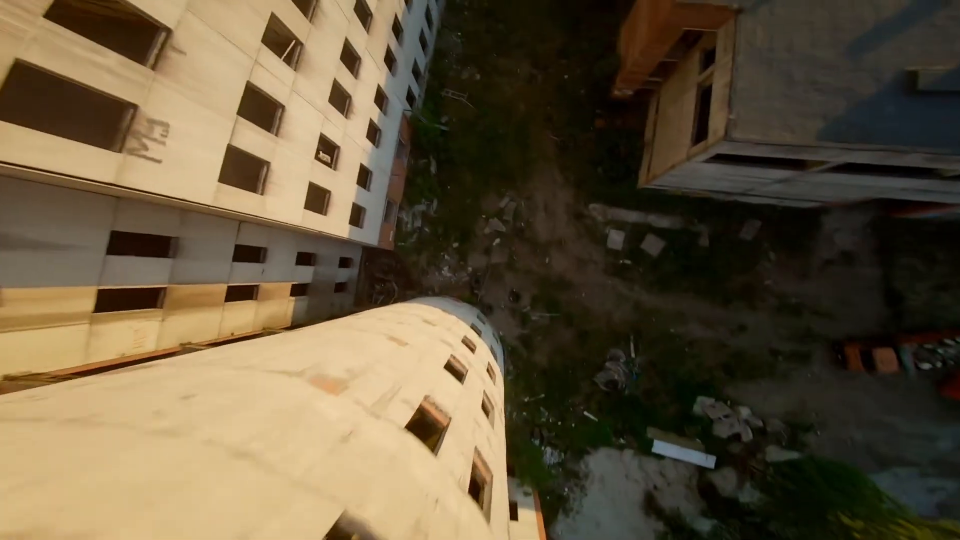
#> input picture frame 18 of Резкий_поворот_кусты_стена_разбился.mp4, 1920 x 1080 px, given in place of PERFECT_BANDO_FPV_FREESTYLE.mp4, which was not available (shown at 1/2 size)
$ python SparseOF.py
#> lines starting #> are read from the running program, lines starting #| are printed output that depends on the picture; after the words box and inside, x2 and y2 are one past the last pixel; in counts of white or black regions, pixels touching at a corner belong together; pictures that were not available may be replaced by others from this repository, and a replacement may not be noted
import cv2
import numpy as np

import time

lk_params = dict(winSize=(15, 15),
                 maxLevel=2,
                 criteria=(cv2.TERM_CRITERIA_EPS | cv2.TERM_CRITERIA_COUNT, 10, 0.03))

feature_params = dict(maxCorners=20,
                      qualityLevel=0.3,
                      minDistance=10,
                      blockSize=7)

trajectory_len = 40
detect_interval = 5
trajectories = []
frame_idx = 0

cap = cv2.VideoCapture('PERFECT_BANDO_FPV_FREESTYLE.mp4')

while True:

    # start time to calculate FPS
    start = time.time()

    suc, frame = cap.read()
#> frame is the input picture: shape (1080, 1920, 3); mean B, G, R 60.6, 85.2, 99.3
    frame_gray = cv2.cvtColor(frame, cv2.COLOR_BGR2GRAY)
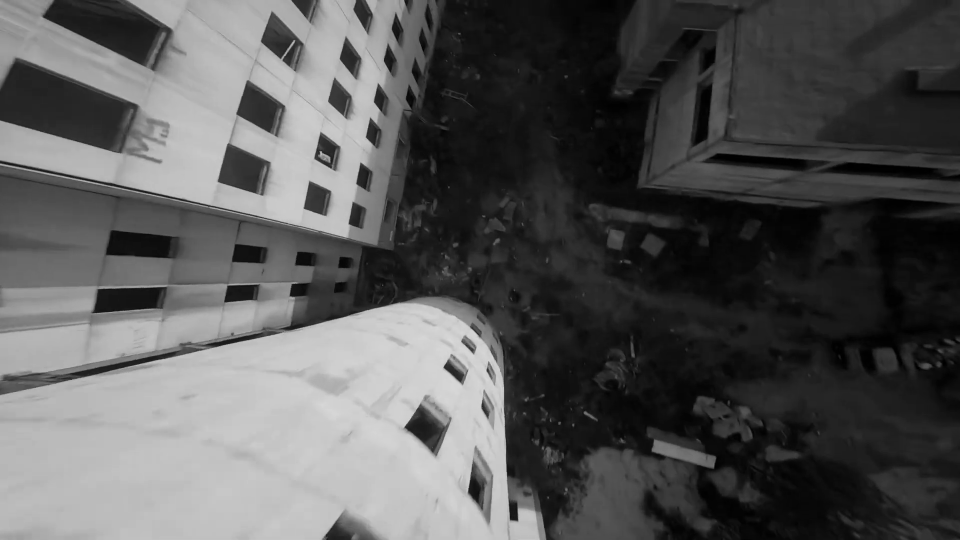
#> frame_gray: shape (1080, 1920) (shown at 1/2 size); min 0, max 223, mean 86.6
    img = frame.copy()

    # Calculate optical flow for a sparse feature set using the iterative Lucas-Kanade Method
    if len(trajectories) > 0:
        img0, img1 = prev_gray, frame_gray
        p0 = np.float32([trajectory[-1] for trajectory in trajectories]).reshape(-1, 1, 2)
        p1, _st, _err = cv2.calcOpticalFlowPyrLK(img0, img1, p0, None, **lk_params)
        p0r, _st, _err = cv2.calcOpticalFlowPyrLK(img1, img0, p1, None, **lk_params)
        d = abs(p0 - p0r).reshape(-1, 2).max(-1)
        good = d < 1

        new_trajectories = []

        # Get all the trajectories
        for trajectory, (x, y), good_flag in zip(trajectories, p1.reshape(-1, 2), good):
            if not good_flag:
                continue
            trajectory.append((x, y))
            if len(trajectory) > trajectory_len:
                del trajectory[0]
            new_trajectories.append(trajectory)
            # Newest detected point
            cv2.circle(img, (int(x), int(y)), 2, (0, 0, 255), -1)

        trajectories = new_trajectories

        # Draw all the trajectories
        cv2.polylines(img, [np.int32(trajectory) for trajectory in trajectories], False, (0, 255, 0))
        cv2.putText(img, 'track count: %d' % len(trajectories), (20, 50), cv2.FONT_HERSHEY_PLAIN, 1, (0, 255, 0), 2)

    # Update interval - When to update and detect new features
    if frame_idx % detect_interval == 0:
        mask = np.zeros_like(frame_gray)
        mask[:] = 255

        # Lastest point in latest trajectory
        for x, y in [np.int32(trajectory[-1]) for trajectory in trajectories]:
            cv2.circle(mask, (x, y), 5, 0, -1)

        # Detect the good features to track
        p = cv2.goodFeaturesToTrack(frame_gray, mask=mask, **feature_params)
#> p = 20 rows, first 8: [643, 304], [1033, 1040], [609, 416], [722, 327], [581, 590], [1022, 1038], [561, 116], [620, 363]
        if p is not None:
            # If good features can be tracked - add that to the trajectories
            for x, y in np.float32(p).reshape(-1, 2):
                trajectories.append([(x, y)])
#> this loop made 20 passes
#> (x, y) on passes 1 to 12: (643, 304), (1033, 1040), (609, 416), (722, 327), (581, 590), (1022, 1038), (561, 116), (620, 363), (889, 735), (456, 573), (585, 570), (699, 447)
#> after the loop, trajectories = 20 items

    frame_idx += 1
    prev_gray = frame_gray

    # End time
    end = time.time()
    # calculate the FPS for current frame detection
    fps = 1 / (end - start)

    # Show Results
    cv2.putText(img, f"{fps:.2f} FPS", (20, 30), cv2.FONT_HERSHEY_SIMPLEX, 1, (0, 255, 0), 2)
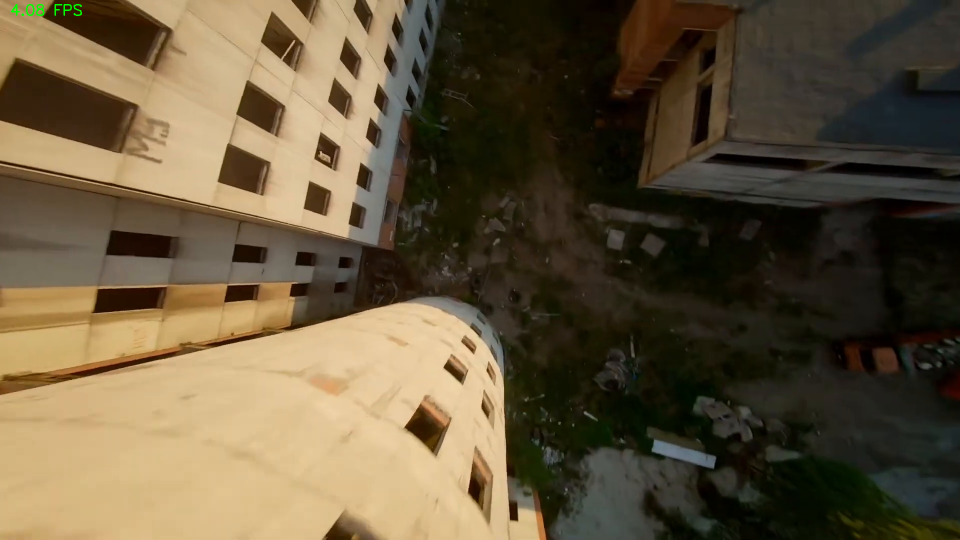
#> img: shape (1080, 1920, 3) (shown at 1/2 size); 0.05% of pixels changed, all inside (x1, y1, x2, y2) = (22, 8, 164, 32)
    cv2.imshow('Optical Flow', img)
    cv2.imshow('Mask', mask)

    if cv2.waitKey(10) & 0xFF == ord('q'):
#> (key q is pressed here)
        break

cap.release()
cv2.destroyAllWindows()

$ run again, starting later in the video
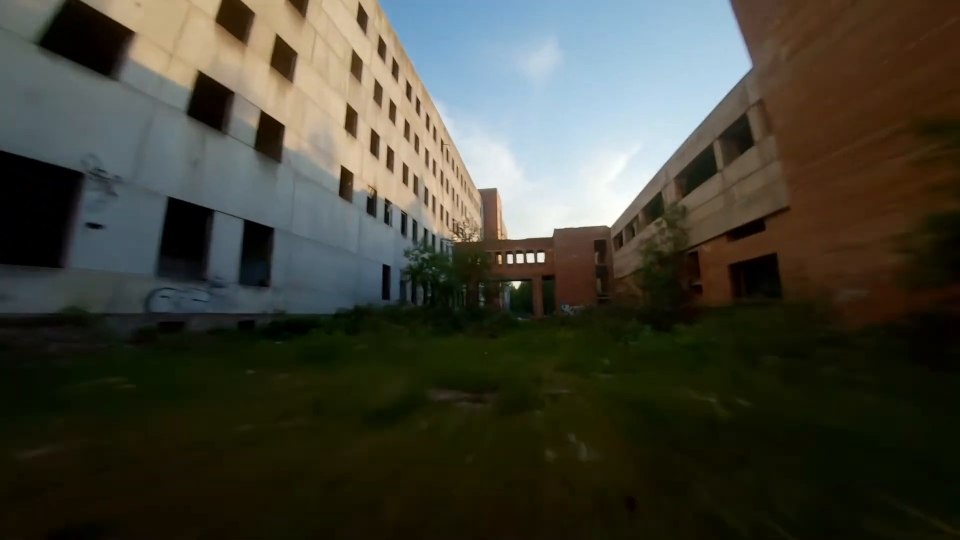
#> input picture frame 84 of Резкий_поворот_кусты_стена_разбился.mp4, 1920 x 1080 px, given in place of PERFECT_BANDO_FPV_FREESTYLE.mp4, which was not available (shown at 1/2 size)
#> frame is the input picture: shape (1080, 1920, 3); mean B, G, R 55.3, 66.9, 67.3
#> `frame_gray = cv2.cvtColor(frame, cv2.COLOR_BGR2GRAY)`:
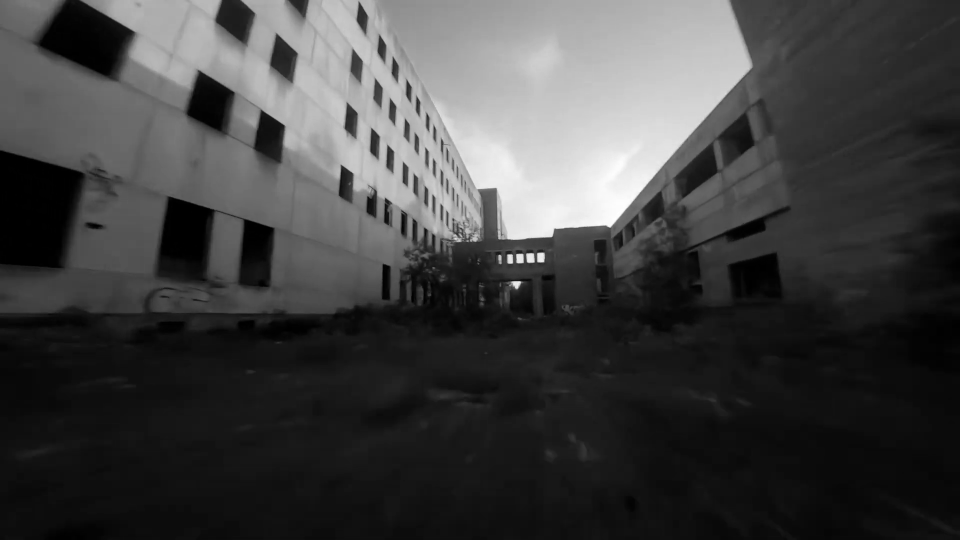
#> frame_gray: shape (1080, 1920) (shown at 1/2 size); min 0, max 255, mean 65.7
#> p = 20 rows, first 8: [999, 512], [1034, 510], [1086, 522], [1023, 524], [1054, 509], [1066, 522], [1044, 523], [1016, 511]
#> the loop `for x, y in np.float32(p).reshape(-1, 2):` made 20 passes
#> after the loop `for x, y in np.float32(p).reshape(-1, 2):`: trajectories = 20 items
#> `cv2.putText(img, f"{fps:.2f} FPS", (20, 30), cv2.FONT_HERSHEY_SIMPLEX,..`:
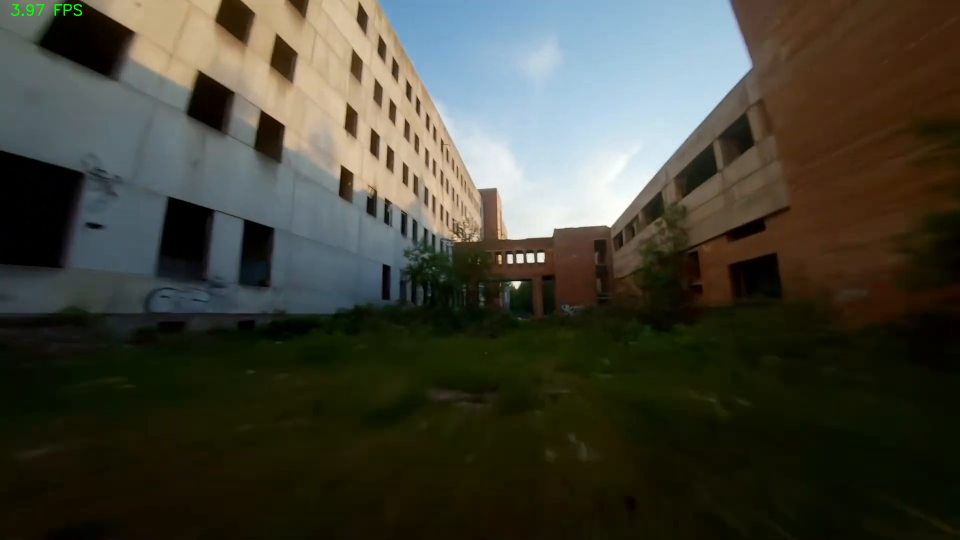
#> img: shape (1080, 1920, 3) (shown at 1/2 size); 0.04% of pixels changed, all inside (x1, y1, x2, y2) = (22, 8, 164, 32)

$ run again, starting later in the video
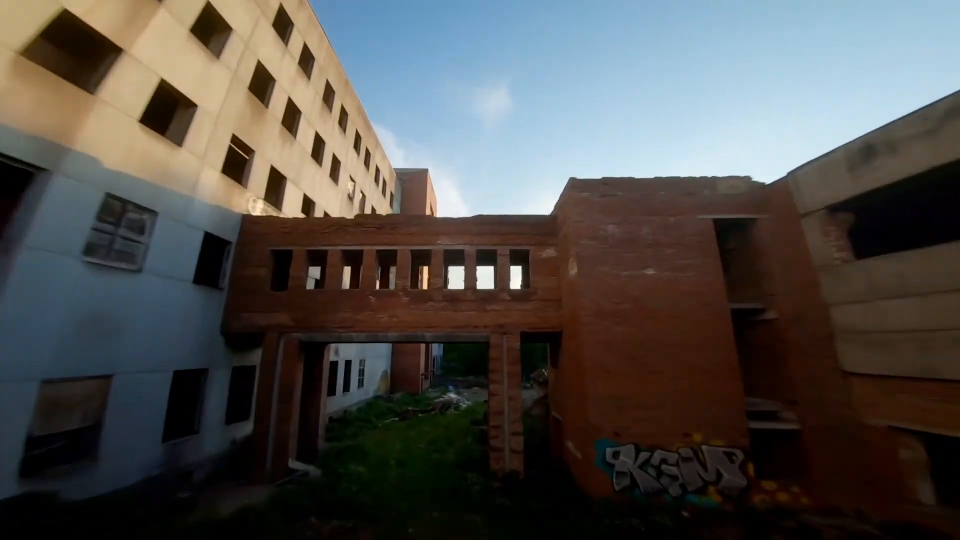
#> input picture frame 149 of Резкий_поворот_кусты_стена_разбился.mp4, 1920 x 1080 px, given in place of PERFECT_BANDO_FPV_FREESTYLE.mp4, which was not available (shown at 1/2 size)
#> frame is the input picture: shape (1080, 1920, 3); mean B, G, R 76.3, 79, 81.1
#> `frame_gray = cv2.cvtColor(frame, cv2.COLOR_BGR2GRAY)`:
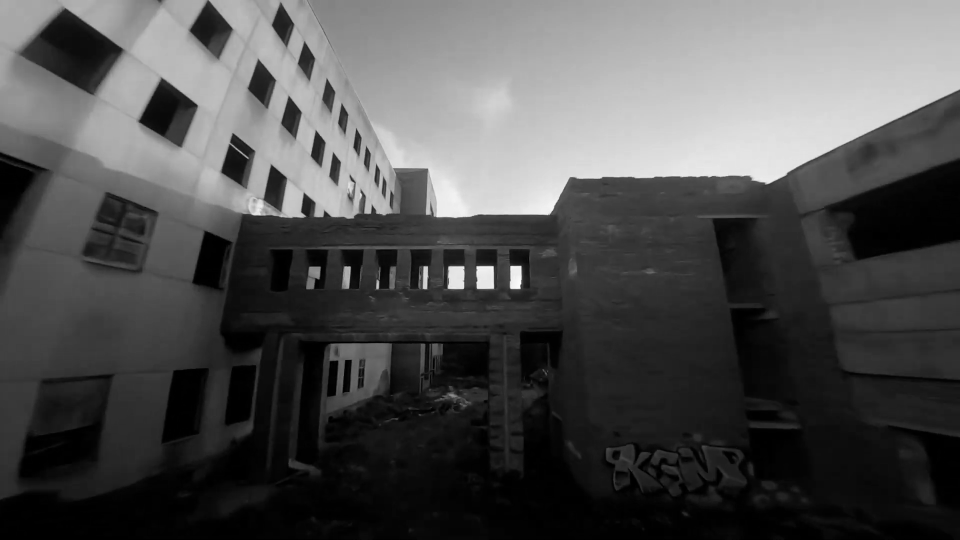
#> frame_gray: shape (1080, 1920) (shown at 1/2 size); min 0, max 253, mean 79.3
#> p = 20 rows, first 8: [1038, 575], [1040, 534], [985, 534], [1022, 534], [955, 535], [926, 535], [699, 535], [853, 534]
#> the loop `for x, y in np.float32(p).reshape(-1, 2):` made 20 passes
#> after the loop `for x, y in np.float32(p).reshape(-1, 2):`: trajectories = 20 items
#> `cv2.putText(img, f"{fps:.2f} FPS", (20, 30), cv2.FONT_HERSHEY_SIMPLEX,..`:
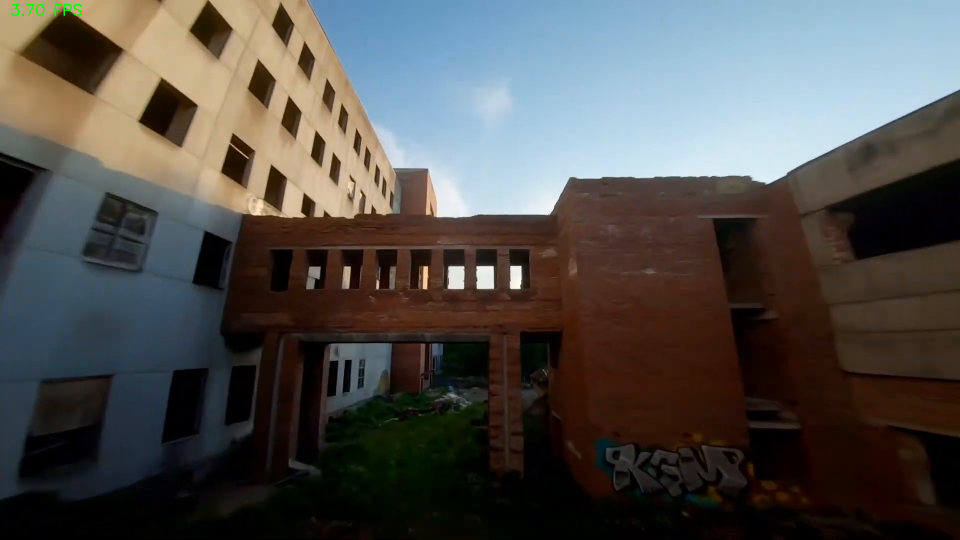
#> img: shape (1080, 1920, 3) (shown at 1/2 size); 0.04% of pixels changed, all inside (x1, y1, x2, y2) = (22, 8, 164, 32)
